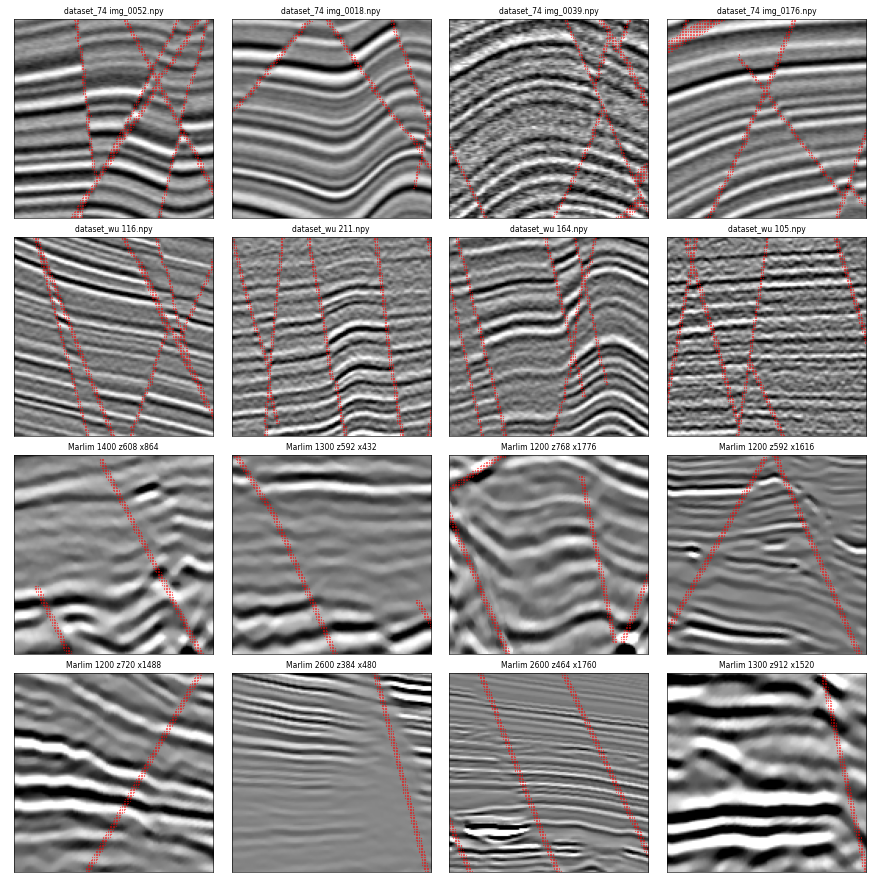

Write Python code to recreate this figure.
# MESMA ESCALA DE PIXEL: SEÇÕES 128x128 DO dataset_74 E DO dataset_wu (COM RÓTULO) AO LADO DE TILES REAIS DO MARLIM (COM O ESPECIALISTA)
import numpy as np, pandas as pd, matplotlib
matplotlib.use('Agg')
import matplotlib.pyplot as plt
from PIL import Image
R = '/home/grva-mint/Projects/Falhas'
rng = np.random.default_rng(3)
rows = []

for name in ('dataset_74', 'dataset_wu'):
    df = pd.read_csv(f'{R}/Dataset/{name}/DataBase.csv')
    for i in rng.choice(len(df), 4, replace=False):
        img, msk = np.load(df.img_path.iloc[i]), np.load(df.mask_path.iloc[i])
        rows.append((f'{name} {df.id.iloc[i]}', img[64], msk[64]))

db = pd.read_csv(f'{R}/Synthetic/Regions/Marlim/files/DataBase.csv')
faulted = db[db.region == 'faulted']
for i in rng.choice(len(faulted), 8, replace=False):
    row  = faulted.iloc[i]
    tile = np.load(row.img_path)
    gt   = np.array(Image.open(f'{R}/Blocks/Marlim/files/patches/{row.patch}/{row.patch}_interpretado.png').convert('L')) > 128
    rows.append((f'Marlim {row.patch} z{row.z0} x{row.x0}', tile[int(row.inline)], gt[row.z0:row.z0 + 128, row.x0:row.x0 + 128]))

fig, axes = plt.subplots(4, 4, figsize=(16, 16))
for ax, (title, img, msk) in zip(axes.ravel(), rows):
    ax.imshow(img, cmap='gray', vmin=np.percentile(img, 1), vmax=np.percentile(img, 99))
    my, mx = np.nonzero(msk)
    ax.scatter(mx, my, s=0.4, c='red', alpha=0.5)
    ax.set_title(title, fontsize=10)
    ax.set_xticks([]); ax.set_yticks([])
plt.tight_layout()
plt.savefig('synreal.png', dpi=55)
print('ok')
